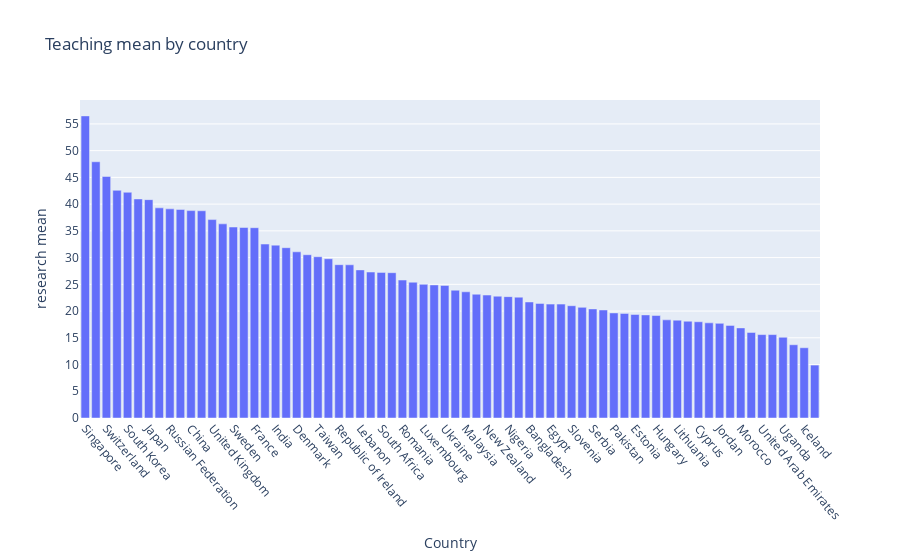

Notebook code cell kept with this figure:
### Code cell
fig = px.bar(teaching_df, x="country", y="teaching", title="Teaching mean by country")

fig.update_layout(
    xaxis_title="Country",
    yaxis_title="research mean",
    xaxis_tickangle=50,
)

max_count = country_counts["university_count"].max()
fig.update_yaxes(tickvals=list(range(0, max_count + 1, 5)))

fig.show()

### Figure 1 — Plotly figure (JSON) as saved in the notebook; plotly's stock layout.template omitted (floating-point values rounded to 4 significant figures; data arrays with more than 128 entries replaced by an {"elided": "..."} marker saying what was removed)
{"data": [{"alignmentgroup": "True", "hovertemplate": "country=%{x}<br>teaching=%{y}<extra></extra>", "legendgroup": "", "marker": {"color": "#636efa", "pattern": {"shape": ""}}, "name": "", "offsetgroup": "", "orientation": "v", "showlegend": false, "textposition": "auto", "type": "bar", "x": ["Singapore", "United States of America", "Switzerland", "Hong Kong", "South Korea", "Netherlands", "Japan", "Germany", "Russian Federation", "Canada", "China", "Israel", "United Kingdom", "Brazil", "Sweden", "Belgium", "France", "Mexico", "India", "Australia", "Denmark", "Austria", "Taiwan", "Norway", "Republic of Ireland", "Finland", "Lebanon", "Iran", "South Africa", "Turkey", "Romania", "Italy", "Luxembourg", "Spain", "Ukraine", "Czech Republic", "Malaysia", "Slovakia", "New Zealand", "Portugal", "Nigeria", "Latvia", "Bangladesh", "Saudi Arabia", "Egypt", "Oman", "Slovenia", "Poland", "Serbia", "Belarus", "Pakistan", "Chile", "Estonia", "Thailand", "Hungary", "Greece", "Lithuania", "Indonesia", "Cyprus", "Macau", "Jordan", "Colombia", "Morocco", "Argentina", "United Arab Emirates", "Ghana", "Uganda", "Kenya", "Iceland", "Qatar"], "xaxis": "x", "y": [56.5, 47.92, 45.17, 42.58, 42.22, 40.97, 40.84, 39.3, 39.11, 39.01, 38.79, 38.76, 37.11, 36.31, 35.72, 35.63, 35.59, 32.53, 32.33, 31.85, 31.08, 30.54, 30.16, 29.79, 28.67, 28.65, 27.7, 27.3, 27.23, 27.18, 25.8, 25.4, 25, 24.89, 24.8, 23.9, 23.6, 23.15, 23.0, 22.78, 22.7, 22.6, 21.7, 21.43, 21.3, 21.3, 21, 20.69, 20.4, 20.2, 19.65, 19.56, 19.36, 19.28, 19.17, 18.35, 18.3, 18.1, 18, 17.8, 17.7, 17.32, 16.85, 16, 15.6, 15.6, 15.1, 13.7, 13.14, 9.9], "yaxis": "y"}], "layout": {"barmode": "relative", "legend": {"tracegroupgap": 0}, "title": {"text": "Teaching mean by country"}, "xaxis": {"anchor": "y", "domain": [0, 1], "tickangle": 50, "title": {"text": "Country"}}, "yaxis": {"anchor": "x", "domain": [0, 1], "tickvals": {"elided": "133 int values"}, "title": {"text": "research mean"}}}}
